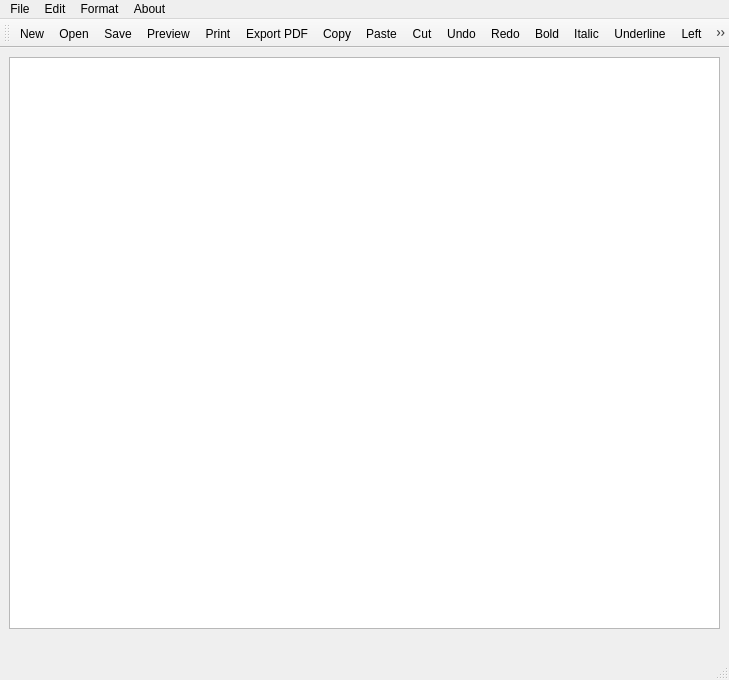
<?xml version="1.0" encoding="UTF-8"?>
<ui version="4.0">
 <class>SaxonQTextEditor</class>
 <widget class="QMainWindow" name="SaxonQTextEditor">
  <property name="geometry">
   <rect>
    <x>0</x>
    <y>0</y>
    <width>729</width>
    <height>680</height>
   </rect>
  </property>
  <property name="windowTitle">
   <string>SaxonQ_Editor</string>
  </property>
  <property name="windowIcon">
   <iconset>
    <normaloff>../../../../../.designer/1 PartOne/logo.png</normaloff>../../../../../.designer/1 PartOne/logo.png</iconset>
  </property>
  <widget class="QWidget" name="centralwidget">
   <layout class="QVBoxLayout" name="verticalLayout_2">
    <item>
     <layout class="QVBoxLayout" name="verticalLayout">
      <item>
       <widget class="QTextEdit" name="textEdit"/>
      </item>
      <item>
       <widget class="QLabel" name="label_2">
        <property name="text">
         <string/>
        </property>
        <property name="pixmap">
         <pixmap resource="logo/logo.qrc">:/newPrefix/logo.png</pixmap>
        </property>
       </widget>
      </item>
     </layout>
    </item>
   </layout>
  </widget>
  <widget class="QMenuBar" name="menubar">
   <property name="geometry">
    <rect>
     <x>0</x>
     <y>0</y>
     <width>729</width>
     <height>22</height>
    </rect>
   </property>
   <widget class="QMenu" name="menuFile">
    <property name="title">
     <string>File</string>
    </property>
    <addaction name="actionNew"/>
    <addaction name="actionOpen"/>
    <addaction name="actionSave"/>
    <addaction name="separator"/>
    <addaction name="actionPrint"/>
    <addaction name="actionPreview"/>
    <addaction name="actionExport_PDF"/>
    <addaction name="separator"/>
    <addaction name="actionExit"/>
   </widget>
   <widget class="QMenu" name="menuEdit">
    <property name="title">
     <string>Edit</string>
    </property>
    <addaction name="actionUndo"/>
    <addaction name="actionRedo"/>
    <addaction name="separator"/>
    <addaction name="actionCopy"/>
    <addaction name="actionPaste"/>
    <addaction name="actionCut"/>
   </widget>
   <widget class="QMenu" name="menuFormat">
    <property name="title">
     <string>Format</string>
    </property>
    <addaction name="actionBold"/>
    <addaction name="actionItalic"/>
    <addaction name="actionUnderline"/>
    <addaction name="separator"/>
    <addaction name="actionLeft"/>
    <addaction name="actionRight"/>
    <addaction name="actionCenter"/>
    <addaction name="actionJustify"/>
    <addaction name="separator"/>
    <addaction name="actionFont"/>
    <addaction name="actionColor"/>
   </widget>
   <widget class="QMenu" name="menuAbout">
    <property name="title">
     <string>About</string>
    </property>
    <addaction name="actionAbout_App"/>
   </widget>
   <addaction name="menuFile"/>
   <addaction name="menuEdit"/>
   <addaction name="menuFormat"/>
   <addaction name="menuAbout"/>
  </widget>
  <widget class="QStatusBar" name="statusbar"/>
  <widget class="QToolBar" name="toolBar">
   <property name="windowTitle">
    <string>toolBar</string>
   </property>
   <attribute name="toolBarArea">
    <enum>TopToolBarArea</enum>
   </attribute>
   <attribute name="toolBarBreak">
    <bool>false</bool>
   </attribute>
   <addaction name="actionNew"/>
   <addaction name="actionOpen"/>
   <addaction name="actionSave"/>
   <addaction name="actionPreview"/>
   <addaction name="actionPrint"/>
   <addaction name="actionExport_PDF"/>
   <addaction name="actionCopy"/>
   <addaction name="actionPaste"/>
   <addaction name="actionCut"/>
   <addaction name="actionUndo"/>
   <addaction name="actionRedo"/>
   <addaction name="actionBold"/>
   <addaction name="actionItalic"/>
   <addaction name="actionUnderline"/>
   <addaction name="actionLeft"/>
   <addaction name="actionRight"/>
   <addaction name="actionCenter"/>
   <addaction name="actionJustify"/>
   <addaction name="actionFont"/>
   <addaction name="actionColor"/>
   <addaction name="actionAbout_App"/>
  </widget>
  <action name="actionNew">
   <property name="icon">
    <iconset>
     <normaloff>logo/new.png</normaloff>logo/new.png</iconset>
   </property>
   <property name="text">
    <string>New</string>
   </property>
   <property name="shortcut">
    <string>Ctrl+N</string>
   </property>
  </action>
  <action name="actionOpen">
   <property name="icon">
    <iconset resource="logo/logo.qrc">
     <normaloff>:/newPrefix/open.png</normaloff>:/newPrefix/open.png</iconset>
   </property>
   <property name="text">
    <string>Open</string>
   </property>
   <property name="shortcut">
    <string>Ctrl+O</string>
   </property>
  </action>
  <action name="actionSave">
   <property name="icon">
    <iconset>
     <normaloff>logo/save.png</normaloff>logo/save.png</iconset>
   </property>
   <property name="text">
    <string>Save</string>
   </property>
   <property name="shortcut">
    <string>Ctrl+S</string>
   </property>
  </action>
  <action name="actionPrint">
   <property name="icon">
    <iconset>
     <normaloff>logo/print.png</normaloff>logo/print.png</iconset>
   </property>
   <property name="text">
    <string>Print</string>
   </property>
   <property name="shortcut">
    <string>Ctrl+P</string>
   </property>
  </action>
  <action name="actionPreview">
   <property name="icon">
    <iconset>
     <normaloff>logo/printprev.png</normaloff>logo/printprev.png</iconset>
   </property>
   <property name="text">
    <string>Preview</string>
   </property>
   <property name="shortcut">
    <string>Ctrl+Shift+P</string>
   </property>
  </action>
  <action name="actionExport_PDF">
   <property name="icon">
    <iconset>
     <normaloff>logo/pdf.png</normaloff>logo/pdf.png</iconset>
   </property>
   <property name="text">
    <string>Export PDF</string>
   </property>
   <property name="shortcut">
    <string>Ctrl+E</string>
   </property>
  </action>
  <action name="actionExit">
   <property name="icon">
    <iconset>
     <normaloff>logo/exit.png</normaloff>logo/exit.png</iconset>
   </property>
   <property name="text">
    <string>Exit</string>
   </property>
   <property name="shortcut">
    <string>Ctrl+Q</string>
   </property>
  </action>
  <action name="actionUndo">
   <property name="icon">
    <iconset>
     <normaloff>logo/undo.png</normaloff>logo/undo.png</iconset>
   </property>
   <property name="text">
    <string>Undo</string>
   </property>
   <property name="shortcut">
    <string>Ctrl+Z</string>
   </property>
  </action>
  <action name="actionRedo">
   <property name="icon">
    <iconset>
     <normaloff>logo/redo.png</normaloff>logo/redo.png</iconset>
   </property>
   <property name="text">
    <string>Redo</string>
   </property>
   <property name="shortcut">
    <string>Ctrl+Shift+Z</string>
   </property>
  </action>
  <action name="actionCopy">
   <property name="icon">
    <iconset>
     <normaloff>logo/copy.png</normaloff>logo/copy.png</iconset>
   </property>
   <property name="text">
    <string>Copy</string>
   </property>
   <property name="shortcut">
    <string>Ctrl+C</string>
   </property>
  </action>
  <action name="actionPaste">
   <property name="icon">
    <iconset>
     <normaloff>logo/paste.png</normaloff>logo/paste.png</iconset>
   </property>
   <property name="text">
    <string>Paste</string>
   </property>
   <property name="shortcut">
    <string>Ctrl+V</string>
   </property>
  </action>
  <action name="actionCut">
   <property name="icon">
    <iconset>
     <normaloff>logo/cut.png</normaloff>logo/cut.png</iconset>
   </property>
   <property name="text">
    <string>Cut</string>
   </property>
   <property name="shortcut">
    <string>Ctrl+X</string>
   </property>
  </action>
  <action name="actionBold">
   <property name="icon">
    <iconset>
     <normaloff>logo/bold.png</normaloff>logo/bold.png</iconset>
   </property>
   <property name="text">
    <string>Bold</string>
   </property>
   <property name="shortcut">
    <string>Ctrl+B</string>
   </property>
  </action>
  <action name="actionItalic">
   <property name="icon">
    <iconset>
     <normaloff>logo/italic.png</normaloff>logo/italic.png</iconset>
   </property>
   <property name="text">
    <string>Italic</string>
   </property>
   <property name="shortcut">
    <string>Ctrl+I</string>
   </property>
  </action>
  <action name="actionUnderline">
   <property name="icon">
    <iconset>
     <normaloff>logo/underline.png</normaloff>logo/underline.png</iconset>
   </property>
   <property name="text">
    <string>Underline</string>
   </property>
   <property name="shortcut">
    <string>Ctrl+U</string>
   </property>
  </action>
  <action name="actionLeft">
   <property name="icon">
    <iconset>
     <normaloff>logo/left.png</normaloff>logo/left.png</iconset>
   </property>
   <property name="text">
    <string>Left</string>
   </property>
   <property name="shortcut">
    <string>Ctrl+L</string>
   </property>
  </action>
  <action name="actionRight">
   <property name="icon">
    <iconset>
     <normaloff>logo/right.png</normaloff>logo/right.png</iconset>
   </property>
   <property name="text">
    <string>Right</string>
   </property>
   <property name="shortcut">
    <string>Ctrl+R</string>
   </property>
  </action>
  <action name="actionCenter">
   <property name="icon">
    <iconset>
     <normaloff>logo/center.png</normaloff>logo/center.png</iconset>
   </property>
   <property name="text">
    <string>Center</string>
   </property>
   <property name="shortcut">
    <string>Ctrl+K</string>
   </property>
  </action>
  <action name="actionJustify">
   <property name="icon">
    <iconset>
     <normaloff>logo/justify.png</normaloff>logo/justify.png</iconset>
   </property>
   <property name="text">
    <string>Justify</string>
   </property>
   <property name="shortcut">
    <string>Ctrl+J</string>
   </property>
  </action>
  <action name="actionFont">
   <property name="icon">
    <iconset>
     <normaloff>logo/font.png</normaloff>logo/font.png</iconset>
   </property>
   <property name="text">
    <string>Font</string>
   </property>
  </action>
  <action name="actionColor">
   <property name="icon">
    <iconset>
     <normaloff>logo/color.png</normaloff>logo/color.png</iconset>
   </property>
   <property name="text">
    <string>Color</string>
   </property>
  </action>
  <action name="actionAbout_App">
   <property name="icon">
    <iconset>
     <normaloff>logo/logo.png</normaloff>logo/logo.png</iconset>
   </property>
   <property name="text">
    <string>About App</string>
   </property>
  </action>
 </widget>
 <resources>
  <include location="logo/logo.qrc"/>
 </resources>
 <connections/>
</ui>
